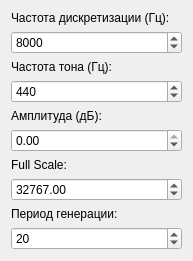
<?xml version="1.0" encoding="UTF-8"?>
<ui version="4.0">
 <class>MainWindow</class>
 <widget class="QDialog" name="MainWindow">
  <property name="geometry">
   <rect>
    <x>0</x>
    <y>0</y>
    <width>193</width>
    <height>247</height>
   </rect>
  </property>
  <property name="windowTitle">
   <string>Dialog</string>
  </property>
  <layout class="QGridLayout" name="gridLayout">
   <item row="1" column="0">
    <layout class="QVBoxLayout" name="verticalLayout_2">
     <item>
      <widget class="QLabel" name="label_2">
       <property name="text">
        <string>Частота тона (Гц):</string>
       </property>
      </widget>
     </item>
     <item>
      <widget class="QSpinBox" name="toneFreqBox">
       <property name="minimum">
        <number>1</number>
       </property>
       <property name="maximum">
        <number>192000</number>
       </property>
       <property name="value">
        <number>440</number>
       </property>
      </widget>
     </item>
    </layout>
   </item>
   <item row="0" column="0">
    <layout class="QVBoxLayout" name="verticalLayout">
     <item>
      <widget class="QLabel" name="label">
       <property name="text">
        <string>Частота дискретизации (Гц):</string>
       </property>
      </widget>
     </item>
     <item>
      <widget class="QSpinBox" name="sampleRateBox">
       <property name="minimum">
        <number>1</number>
       </property>
       <property name="maximum">
        <number>192000</number>
       </property>
       <property name="value">
        <number>8000</number>
       </property>
      </widget>
     </item>
    </layout>
   </item>
   <item row="2" column="0">
    <layout class="QVBoxLayout" name="verticalLayout_3">
     <item>
      <widget class="QLabel" name="label_3">
       <property name="text">
        <string>Амплитуда (дБ):</string>
       </property>
      </widget>
     </item>
     <item>
      <widget class="QDoubleSpinBox" name="toneAmpBox">
       <property name="minimum">
        <double>-200.000000000000000</double>
       </property>
       <property name="maximum">
        <double>0.000000000000000</double>
       </property>
       <property name="singleStep">
        <double>0.100000000000000</double>
       </property>
      </widget>
     </item>
    </layout>
   </item>
   <item row="3" column="0">
    <layout class="QVBoxLayout" name="verticalLayout_5">
     <item>
      <widget class="QLabel" name="label_4">
       <property name="text">
        <string>Full Scale:</string>
       </property>
      </widget>
     </item>
     <item>
      <widget class="QDoubleSpinBox" name="fullScaleBox">
       <property name="enabled">
        <bool>true</bool>
       </property>
       <property name="minimum">
        <double>1.000000000000000</double>
       </property>
       <property name="maximum">
        <double>9999999999.000000000000000</double>
       </property>
       <property name="value">
        <double>32767.000000000000000</double>
       </property>
      </widget>
     </item>
    </layout>
   </item>
   <item row="4" column="0">
    <layout class="QVBoxLayout" name="verticalLayout_6">
     <item>
      <widget class="QLabel" name="label_5">
       <property name="text">
        <string>Период генерации:</string>
       </property>
      </widget>
     </item>
     <item>
      <widget class="QSpinBox" name="genPeriodBox">
       <property name="enabled">
        <bool>true</bool>
       </property>
       <property name="minimum">
        <number>10</number>
       </property>
       <property name="maximum">
        <number>1000</number>
       </property>
       <property name="value">
        <number>20</number>
       </property>
      </widget>
     </item>
    </layout>
   </item>
  </layout>
 </widget>
 <resources/>
 <connections/>
</ui>
